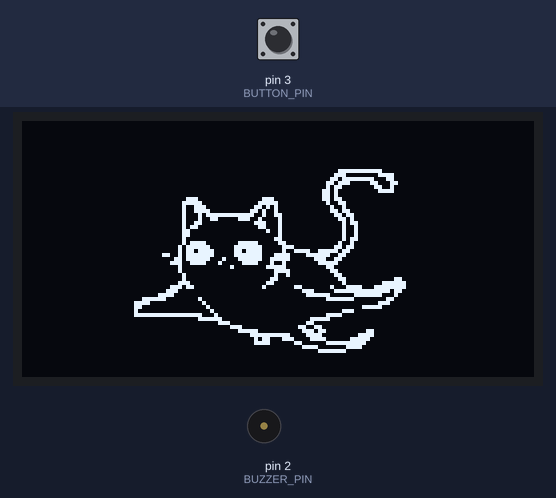
Simulated run of this sketch. Board: Arduino Uno, built with avr-gcc and run on an emulated ATmega328P. Shown: 128×64 one-colour display, buzzer (waves = sounding). Inputs (shaded band) come from the test bench; at power-on: pin 3 (BUTTON_PIN) HIGH. Random numbers use the default seed unless the sketch sets one.

Above: at 1.2 s.
1.3 s: pin 3 (BUTTON_PIN) pulled LOW for 0.15 s
At 1.9 s:
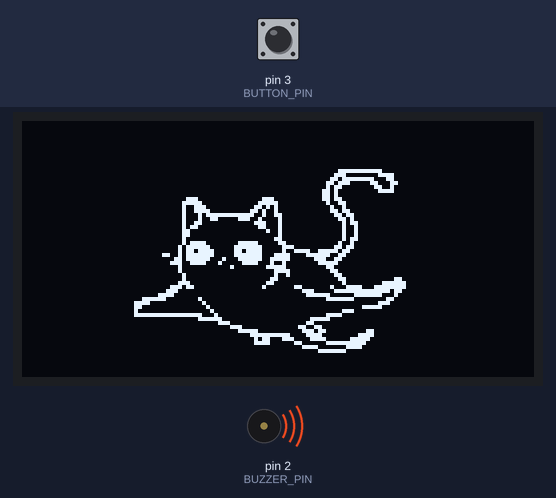
2.9 s: pin 3 (BUTTON_PIN) pulled LOW for 1 s
At 5.3 s:
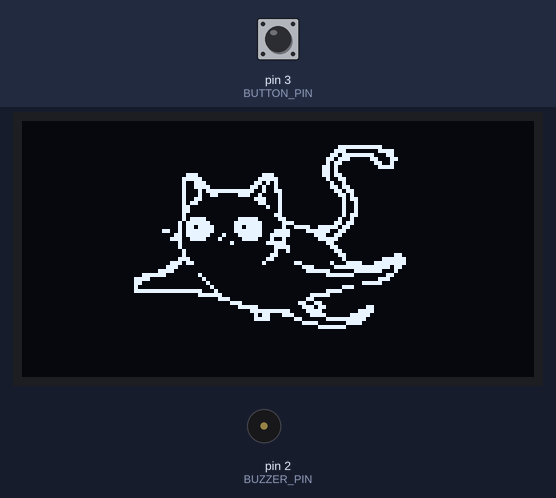
Timing chart, 0 to 6.8 s (numbered marks = the images above; inputs shaded):
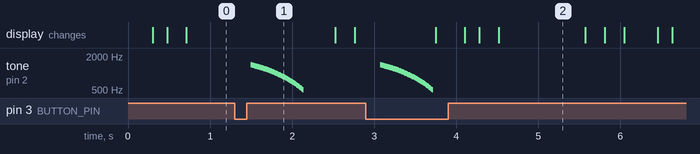

The sketch:

Display.ino
```cpp
#include <SPI.h>
#include <Wire.h>
#include <Adafruit_GFX.h>
#include <Adafruit_SH110X.h>

#define SCREEN_WIDTH 128
#define SCREEN_HEIGHT 64

#define OLED_DC     9
#define OLED_CS    10
#define OLED_RESET  8


//U8G2_SSD1306_128X64_NONAME_F_4W_HW_SPI u8g2(U8G2_R0, /* cs=*/ 10, /* dc=*/ 9, /* reset=*/ 8);
//U8G2_SSD1306_128X64_NONAME_F_4W_HW_SPI u8g2(U8G2_R0, /* cs=*/ 10, /* dc=*/ 9, /* reset=*/ 8);
//U8G2_SH1106_128X64_NONAME_F_4W_HW_SPI u8g2(U8G2_R0, /* cs=*/ 10, /* dc=*/ 9, /* reset=*/ 8);

Adafruit_SH1106G display = Adafruit_SH1106G(SCREEN_WIDTH, SCREEN_HEIGHT, &SPI, OLED_DC, OLED_RESET, OLED_CS);

// 'Tamagochi', 128x64px
const unsigned char epd_bitmap_Tamagochi [] PROGMEM = {
	0x00, 0x00, 0x00, 0x00, 0x00, 0x00, 0x00, 0x00, 0x00, 0x00, 0x00, 0x00, 0x00, 0x00, 0x00, 0x00,
	0x00, 0x00, 0x00, 0x00, 0x00, 0x00, 0x00, 0x00, 0x00, 0x00, 0x00, 0x00, 0x00, 0x00, 0x00, 0x00,
	0x00, 0x00, 0x00, 0x00, 0x00, 0x00, 0x00, 0x00, 0x00, 0x00, 0x00, 0x00, 0x00, 0x00, 0x00, 0x00,
	0x00, 0x00, 0x00, 0x00, 0x00, 0x00, 0x00, 0x00, 0x00, 0x00, 0x00, 0x00, 0x00, 0x00, 0x00, 0x00,
	0x00, 0x00, 0x00, 0x00, 0x00, 0x00, 0x00, 0x00, 0x00, 0x00, 0x00, 0x00, 0x00, 0x00, 0x00, 0x00,
	0x00, 0x00, 0x00, 0x00, 0x00, 0x00, 0x00, 0x00, 0x00, 0x00, 0x00, 0x00, 0x00, 0x00, 0x00, 0x00,
	0x00, 0x00, 0x00, 0x00, 0x00, 0x00, 0x00, 0x00, 0x00, 0x00, 0x00, 0x00, 0x00, 0x00, 0x00, 0x00,
	0x00, 0x00, 0x00, 0x00, 0x00, 0x00, 0x00, 0x00, 0x00, 0x00, 0x00, 0x00, 0x00, 0x00, 0x00, 0x00,
	0x00, 0x00, 0x00, 0x00, 0x00, 0x00, 0x00, 0x00, 0x00, 0x00, 0x00, 0x00, 0x00, 0x00, 0x00, 0x00,
	0x00, 0x00, 0x00, 0x00, 0x00, 0x00, 0x00, 0x00, 0x00, 0x01, 0xff, 0xc0, 0x00, 0x00, 0x00, 0x00,
	0x00, 0x00, 0x00, 0x00, 0x00, 0x00, 0x00, 0x00, 0x00, 0x03, 0x80, 0x78, 0x00, 0x00, 0x00, 0x00,
	0x00, 0x00, 0x00, 0x00, 0x00, 0x00, 0x00, 0x00, 0x00, 0x06, 0xff, 0x18, 0x00, 0x00, 0x00, 0x00,
	0x00, 0x00, 0x00, 0x00, 0x00, 0x00, 0x00, 0x00, 0x00, 0x0d, 0xc1, 0x8c, 0x00, 0x00, 0x00, 0x00,
	0x00, 0x00, 0x00, 0x00, 0x00, 0x00, 0x00, 0x00, 0x00, 0x0b, 0x00, 0xc8, 0x00, 0x00, 0x00, 0x00,
	0x00, 0x00, 0x00, 0x00, 0x00, 0x00, 0x00, 0x00, 0x00, 0x1a, 0x00, 0x78, 0x00, 0x00, 0x00, 0x00,
	0x00, 0x00, 0x00, 0x00, 0x00, 0x00, 0x00, 0x00, 0x00, 0x1a, 0x00, 0x00, 0x00, 0x00, 0x00, 0x00,
	0x00, 0x00, 0x00, 0x00, 0x00, 0x70, 0x00, 0x0e, 0x00, 0x1b, 0x00, 0x00, 0x00, 0x00, 0x00, 0x00,
	0x00, 0x00, 0x00, 0x00, 0x00, 0xf8, 0x00, 0x1f, 0x00, 0x09, 0x80, 0x00, 0x00, 0x00, 0x00, 0x00,
	0x00, 0x00, 0x00, 0x00, 0x00, 0x9c, 0x00, 0x35, 0x00, 0x04, 0x80, 0x00, 0x00, 0x00, 0x00, 0x00,
	0x00, 0x00, 0x00, 0x00, 0x00, 0x9e, 0x00, 0x69, 0x00, 0x06, 0xc0, 0x00, 0x00, 0x00, 0x00, 0x00,
	0x00, 0x00, 0x00, 0x00, 0x00, 0x8b, 0xff, 0xc9, 0x80, 0x03, 0x60, 0x00, 0x00, 0x00, 0x00, 0x00,
	0x00, 0x00, 0x00, 0x00, 0x00, 0x89, 0x83, 0x90, 0x80, 0x01, 0xa0, 0x00, 0x00, 0x00, 0x00, 0x00,
	0x00, 0x00, 0x00, 0x00, 0x00, 0x98, 0x00, 0x38, 0x80, 0x00, 0xb0, 0x00, 0x00, 0x00, 0x00, 0x00,
	0x00, 0x00, 0x00, 0x00, 0x00, 0xb0, 0x00, 0x18, 0x80, 0x00, 0x90, 0x00, 0x00, 0x00, 0x00, 0x00,
	0x00, 0x00, 0x00, 0x00, 0x00, 0xc0, 0x00, 0x04, 0x80, 0x00, 0x90, 0x00, 0x00, 0x00, 0x00, 0x00,
	0x00, 0x00, 0x00, 0x00, 0x00, 0xc0, 0x00, 0x00, 0x80, 0x00, 0x90, 0x00, 0x00, 0x00, 0x00, 0x00,
	0x00, 0x00, 0x00, 0x00, 0x00, 0x80, 0x00, 0x01, 0x80, 0x00, 0xb0, 0x00, 0x00, 0x00, 0x00, 0x00,
	0x00, 0x00, 0x00, 0x00, 0x00, 0xbc, 0x03, 0xe0, 0xc0, 0x01, 0x20, 0x00, 0x00, 0x00, 0x00, 0x00,
	0x00, 0x00, 0x00, 0x00, 0x01, 0x7e, 0x07, 0xf0, 0x70, 0x03, 0x60, 0x00, 0x00, 0x00, 0x00, 0x00,
	0x00, 0x00, 0x00, 0x00, 0x01, 0x6f, 0x06, 0xf0, 0x4f, 0x3e, 0xc0, 0x00, 0x00, 0x00, 0x00, 0x00,
	0x00, 0x00, 0x00, 0x00, 0x19, 0x7f, 0x07, 0xf1, 0xe1, 0xf9, 0x80, 0x00, 0x00, 0x00, 0x00, 0x00,
	0x00, 0x00, 0x00, 0x00, 0x03, 0x7e, 0x23, 0xf3, 0xe0, 0x73, 0x00, 0x00, 0x00, 0x00, 0x00, 0x00,
	0x00, 0x00, 0x00, 0x00, 0x07, 0x3c, 0x41, 0xe2, 0x40, 0x3e, 0x00, 0x00, 0x00, 0x00, 0x00, 0x00,
	0x00, 0x00, 0x00, 0x00, 0x01, 0x00, 0x08, 0x07, 0xc0, 0x0c, 0x00, 0x00, 0x00, 0x00, 0x00, 0x00,
	0x00, 0x00, 0x00, 0x00, 0x01, 0x00, 0x00, 0x01, 0xe0, 0x06, 0x00, 0x00, 0x00, 0x00, 0x00, 0x00,
	0x00, 0x00, 0x00, 0x00, 0x00, 0x80, 0x00, 0x01, 0x20, 0x03, 0x00, 0x00, 0x00, 0x00, 0x00, 0x00,
	0x00, 0x00, 0x00, 0x00, 0x00, 0x80, 0x00, 0x03, 0x00, 0x01, 0x80, 0x06, 0x00, 0x00, 0x00, 0x00,
	0x00, 0x00, 0x00, 0x00, 0x01, 0xc0, 0x00, 0x06, 0x00, 0x00, 0x80, 0x3f, 0x00, 0x00, 0x00, 0x00,
	0x00, 0x00, 0x00, 0x00, 0x07, 0x60, 0x00, 0x08, 0x0c, 0x04, 0x78, 0xff, 0x00, 0x00, 0x00, 0x00,
	0x00, 0x00, 0x00, 0x00, 0x0e, 0x00, 0x00, 0x00, 0x03, 0x83, 0xff, 0xf6, 0x00, 0x00, 0x00, 0x00,
	0x00, 0x00, 0x00, 0x00, 0x3c, 0x00, 0x00, 0x00, 0x01, 0xf8, 0x1f, 0xc4, 0x00, 0x00, 0x00, 0x00,
	0x00, 0x00, 0x00, 0x03, 0xf0, 0x08, 0x00, 0x00, 0x00, 0x0f, 0xe0, 0x18, 0x00, 0x00, 0x00, 0x00,
	0x00, 0x00, 0x00, 0x0f, 0x00, 0x04, 0x00, 0x00, 0x00, 0x00, 0x00, 0x70, 0x00, 0x00, 0x00, 0x00,
	0x00, 0x00, 0x00, 0x0c, 0x00, 0x02, 0x00, 0x00, 0x00, 0x00, 0x07, 0xc0, 0x00, 0x00, 0x00, 0x00,
	0x00, 0x00, 0x00, 0x08, 0x00, 0x01, 0x00, 0x00, 0x00, 0x00, 0xe0, 0x00, 0x00, 0x00, 0x00, 0x00,
	0x00, 0x00, 0x00, 0x0f, 0xff, 0xf8, 0x80, 0x00, 0x00, 0x0f, 0x00, 0x00, 0x00, 0x00, 0x00, 0x00,
	0x00, 0x00, 0x00, 0x00, 0x00, 0x0f, 0xc0, 0x00, 0x00, 0xf8, 0x00, 0x00, 0x00, 0x00, 0x00, 0x00,
	0x00, 0x00, 0x00, 0x00, 0x00, 0x00, 0x70, 0x00, 0x01, 0x80, 0x00, 0x00, 0x00, 0x00, 0x00, 0x00,
	0x00, 0x00, 0x00, 0x00, 0x00, 0x00, 0x0e, 0x00, 0x06, 0x60, 0x00, 0x00, 0x00, 0x00, 0x00, 0x00,
	0x00, 0x00, 0x00, 0x00, 0x00, 0x00, 0x03, 0xe0, 0x03, 0xb0, 0x03, 0x00, 0x00, 0x00, 0x00, 0x00,
	0x00, 0x00, 0x00, 0x00, 0x00, 0x00, 0x00, 0x7f, 0xe1, 0xe0, 0x0f, 0x00, 0x00, 0x00, 0x00, 0x00,
	0x00, 0x00, 0x00, 0x00, 0x00, 0x00, 0x00, 0x2c, 0x70, 0xf0, 0x3e, 0x00, 0x00, 0x00, 0x00, 0x00,
	0x00, 0x00, 0x00, 0x00, 0x00, 0x00, 0x00, 0x3c, 0x0c, 0x0f, 0xfc, 0x00, 0x00, 0x00, 0x00, 0x00,
	0x00, 0x00, 0x00, 0x00, 0x00, 0x00, 0x00, 0x00, 0x03, 0xc0, 0x78, 0x00, 0x00, 0x00, 0x00, 0x00,
	0x00, 0x00, 0x00, 0x00, 0x00, 0x00, 0x00, 0x00, 0x00, 0x3f, 0x80, 0x00, 0x00, 0x00, 0x00, 0x00,
	0x00, 0x00, 0x00, 0x00, 0x00, 0x00, 0x00, 0x00, 0x00, 0x00, 0x00, 0x00, 0x00, 0x00, 0x00, 0x00,
	0x00, 0x00, 0x00, 0x00, 0x00, 0x00, 0x00, 0x00, 0x00, 0x00, 0x00, 0x00, 0x00, 0x00, 0x00, 0x00,
	0x00, 0x00, 0x00, 0x00, 0x00, 0x00, 0x00, 0x00, 0x00, 0x00, 0x00, 0x00, 0x00, 0x00, 0x00, 0x00,
	0x00, 0x00, 0x00, 0x00, 0x00, 0x00, 0x00, 0x00, 0x00, 0x00, 0x00, 0x00, 0x00, 0x00, 0x00, 0x00,
	0x00, 0x00, 0x00, 0x00, 0x00, 0x00, 0x00, 0x00, 0x00, 0x00, 0x00, 0x00, 0x00, 0x00, 0x00, 0x00,
	0x00, 0x00, 0x00, 0x00, 0x00, 0x00, 0x00, 0x00, 0x00, 0x00, 0x00, 0x00, 0x00, 0x00, 0x00, 0x00,
	0x00, 0x00, 0x00, 0x00, 0x00, 0x00, 0x00, 0x00, 0x00, 0x00, 0x00, 0x00, 0x00, 0x00, 0x00, 0x00,
	0x00, 0x00, 0x00, 0x00, 0x00, 0x00, 0x00, 0x00, 0x00, 0x00, 0x00, 0x00, 0x00, 0x00, 0x00, 0x00,
	0x00, 0x00, 0x00, 0x00, 0x00, 0x00, 0x00, 0x00, 0x00, 0x00, 0x00, 0x00, 0x00, 0x00, 0x00, 0x00
};

//---Meow Button---
const int BUTTON_PIN = 3;       // Gomb lába (a pin és a GND közé kötve)
bool lastButtonState = HIGH;     // INPUT_PULLUP miatt nyugalomban HIGH
unsigned long lastDebounceTime = 0;
const unsigned long DEBOUNCE_DELAY = 50;

// ---Floating Animation---
float floatingAngle = 0.0;     // A hullámzás aktuális szöge (radiánban)
const float floatSpeed = 0.08; // Lebegés sebessége (kisebb = lassabb, andalítóbb)
const int floatRange = 4;      // Kitérés pixelben (±4 pixel fel és le)

//---Buzzer---
const int BUZZER_PIN = 2;

const unsigned long MIN_INTERVAL = 2000;
const unsigned long MAX_INTERVAL = 6000;

const int FREQ_START = 450;
const int FREQ_END   = 1400;
const int FREQ_STEP  = 45;
const unsigned long STEP_DURATION = 2;

bool isPlaying = false;
int currentFreq = FREQ_START;
unsigned long lastStepTime = 0;
unsigned long lastBubbleEndTime = 0;
unsigned long nextInterval = 3000;

bool isPlayingMeow = false;

void setup() {

  display.begin(0, true);
/*
	display.clearDisplay();

	display.drawBitmap(0, 0, epd_bitmap_Tamagochi, 128, 64, SH110X_WHITE);

	display.display();
*/
	pinMode(BUZZER_PIN, OUTPUT);
  pinMode(BUTTON_PIN, INPUT_PULLUP);

  randomSeed(analogRead(A0));

  // Első véletlen időzítés beállítása
  nextInterval = random(MIN_INTERVAL, MAX_INTERVAL);
}

void loop() {

	upndown();

	checkButton();

	//bubbleSound();


}


void upndown() {
	display.clearDisplay();

	int offsetY = sin(floatingAngle) * floatRange;

	display.drawBitmap(0, offsetY, epd_bitmap_Tamagochi, 128, 64, SH110X_WHITE);

	display.display();

	floatingAngle += floatSpeed;
	if(floatingAngle >= 6.283)
	{
		floatingAngle = 0.0;
	}

	delay(25);
}

// Ezt a függvényt folyamatosan hívhatod a loop-ban
void bubbleSound() {
  unsigned long currentMillis = millis();

  // 1. ÁLLAPOT: Várakozás a következő buborékra
  if (!isPlaying) {
    if (currentMillis - lastBubbleEndTime >= nextInterval) {
      // Elérkezett az idő: indítjuk a buborékot
      isPlaying = true;
      currentFreq = FREQ_START;
      lastStepTime = currentMillis;
      tone(BUZZER_PIN, currentFreq);
    }
    return; // Még nem szól, visszatérünk a loop többi részéhez
  }

  // 2. ÁLLAPOT: A hang éppen fut (lépésről lépésre emeljük a frekvenciát)
  if (isPlaying) {
    if (currentMillis - lastStepTime >= STEP_DURATION) {
      lastStepTime = currentMillis;
      currentFreq += FREQ_STEP;

      if (currentFreq <= FREQ_END) {
        tone(BUZZER_PIN, currentFreq);
      } else {
        // Elértük a felső határt, vége a buboréknak
        noTone(BUZZER_PIN);
        isPlaying = false;
        lastBubbleEndTime = currentMillis;
        // Új véletlen idő kisorsolása a következő buborékig
        nextInterval = random(MIN_INTERVAL, MAX_INTERVAL);
      }
    }
  }
}

void checkButton() {
  int reading = digitalRead(BUTTON_PIN);

  // Pergésmentesített lenyomás-figyelés (HIGH -> LOW átmenet)
  if (reading != lastButtonState) {
    lastDebounceTime = millis();
  }

  if ((millis() - lastDebounceTime) > DEBOUNCE_DELAY) {
    // Ha a gombot most nyomták le
    static bool buttonProcessed = false;

    if (reading == LOW && !buttonProcessed) {
      buttonProcessed = true;
      triggerMeow(); // Nyávogás indítása prioritással
    } else if (reading == HIGH) {
      buttonProcessed = false;
    }
  }

  lastButtonState = reading;
}

void triggerMeow() {
  // 1. Ha épp fut a buborék, azonnal megszakítjuk
  if (isPlaying) {
    noTone(BUZZER_PIN);
    isPlaying = false;
  }

  // 2. Lejátsszuk a nyávogást
  MeowSound();

  // 3. Újraindítjuk a buborék időzítőjét, hogy ne közvetlenül a nyávogás után szóljon
  lastBubbleEndTime = millis();
  nextInterval = random(MIN_INTERVAL, MAX_INTERVAL);
}

void MeowSound() {

	if (!isPlaying && !isPlayingMeow) {
		// 1. Felvezetés: gyors emelkedés 700 Hz-ről ~1400 Hz-re
		for (int freq = 700; freq < 1400; freq += 25) {
			tone(BUZZER_PIN, freq);
			delay(4);
		}

		// 2. A nyávogás teteje / nyújtás (~1400 Hz - 1200 Hz környékén kis lebegtetés)
		for (int freq = 1400; freq > 1150; freq -= 10) {
			tone(BUZZER_PIN, freq);
			delay(8);
		}

		// 3. Lecsengés: lassú ereszkedés 1150 Hz-ről 500 Hz-re
		for (int freq = 1150; freq > 500; freq -= 15) {
			tone(BUZZER_PIN, freq);
			delay(10);
		}

		// Hang kikapcsolása a végén
		noTone(BUZZER_PIN);
	}
}
```

Measured:
- after the input at 1.3 s, tone on pin 2 (BUZZER_PIN): plays 1400 Hz for 0.01 s, 1390 Hz for 0.01 s, 1380 Hz for 0.01 s, 1370 Hz for 0.01 s, 1360 Hz for 0.01 s, 1350 Hz for 0.01 s … (69 notes in this stretch), starting after 0.20 s
- after the input at 2.9 s, tone on pin 2 (BUZZER_PIN): plays 1400 Hz for 0.01 s, 1390 Hz for 0.01 s, 1380 Hz for 0.01 s, 1370 Hz for 0.01 s, 1360 Hz for 0.01 s, 1350 Hz for 0.01 s … (69 notes in this stretch), starting after 0.17 s
- what the display in image 2 shows lasts 1.1 s, from 4.5 s to 5.6 s
